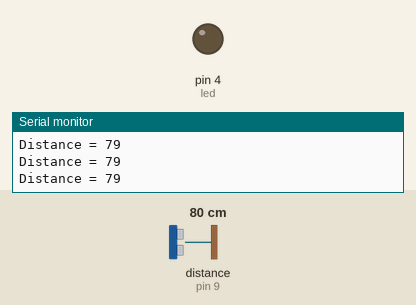
Bench run of a sketch on a simulated Arduino Uno, built with avr-gcc and run on an emulated ATmega328P. Shown: output pins drawn as LEDs (lit = HIGH), the last lines printed to the serial monitor. Wiring (inferred from the names in the program): ultrasonic range finder: trigger pin 8; echo pin 9. The test bench sets the inputs (shaded band); at power-on: distance to the obstacle (sensor on pin 9) 80 cm. The echo pulse lasts 58.3 µs per cm; pins used as bus, display or sensor lines are not drawn.

Above: at 1.3 s.
1.4 s: distance to the obstacle (sensor on pin 9) set to 13 cm
3.2 s: distance to the obstacle (sensor on pin 9) set to 10 cm
At 5.2 s:
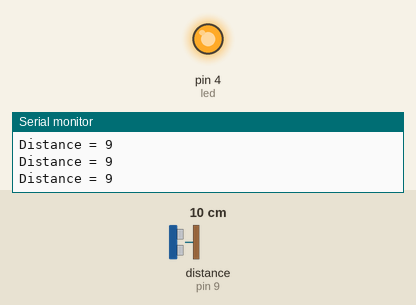
5.5 s: distance to the obstacle (sensor on pin 9) set to 18 cm
At 7.0 s:
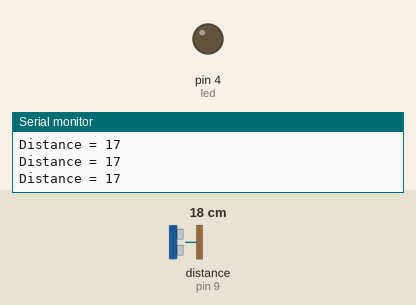
7.5 s: distance to the obstacle (sensor on pin 9) set to 2 cm
At 8.8 s:
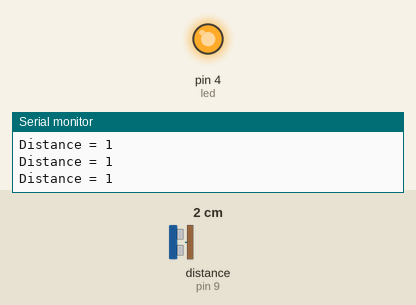
Timing chart, 0 to 10.5 s (numbered marks = the images above; inputs shaded):
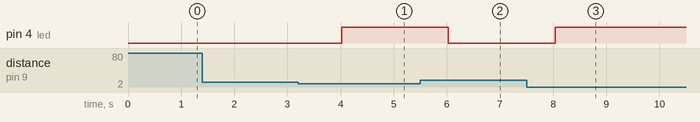

Measured:
- the behaviour switches between 12 and 11 cm on distance to the obstacle (sensor on pin 9) (found by bisection; images 0 and 1)
- after the input at 3.2 s, pin 4 (led): LOW → HIGH after 0.82 s
- after the input at 5.5 s, pin 4 (led): HIGH → LOW after 0.53 s
- after the input at 7.5 s, pin 4 (led): LOW → HIGH after 0.54 s

The sketch:

ULTRASONIC_LED.ino
```cpp
// deklarasi kaki pin digital
#define trigPin 8
#define echoPin 9
#define led 4

void setup() {
  // serial monitor baud rate setting
  Serial.begin(9600);
  // setting output input
  pinMode(trigPin, OUTPUT);
  pinMode(echoPin, INPUT);
  pinMode(led, OUTPUT);
}

void loop() {
  // deklarasi variabel
  long duration, distance;

  // logika bolak balik
  digitalWrite(trigPin, LOW);
  delayMicroseconds(2);
  digitalWrite(trigPin, HIGH);
  delayMicroseconds(10);
  digitalWrite(trigPin, LOW);

  // perhitungan matematika ultrasonik
  duration = pulseIn(echoPin, HIGH);
  distance = (duration / 2) / 29.1;

  // menampilkan ke serial monitor
    Serial.print("Distance = ");  // output jarak
    Serial.print(distance); // output variabel jarak
    Serial.print("\n");
    delay(500);

  // logika LED on
  if (distance <= 10)
  {
    digitalWrite(led, HIGH);
  }
  else {
    digitalWrite(led, LOW);
  }
}
```
